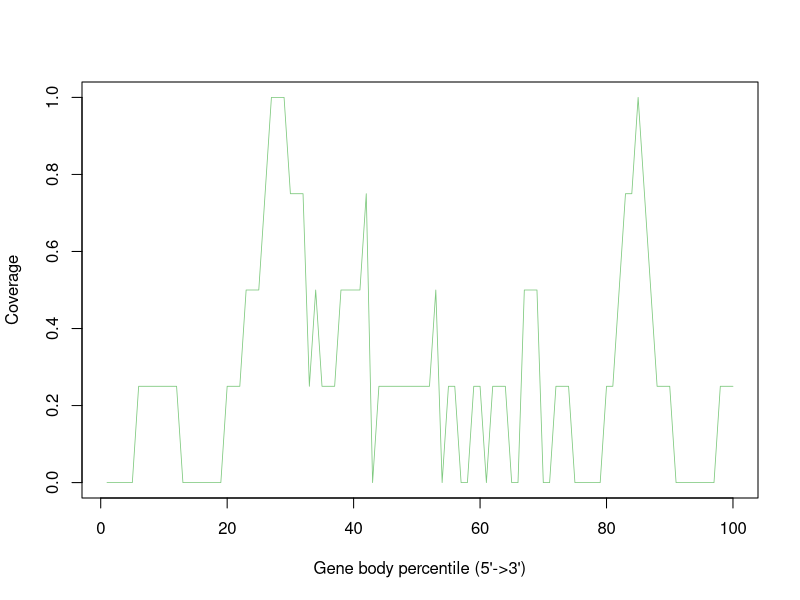

R code for this plot:
Mmus_C57_6J_LVR_GC_I_Rep2_M32_Aligned.sortedByCoord_sorted.out <- c(0.0,0.0,0.0,0.0,0.0,0.25,0.25,0.25,0.25,0.25,0.25,0.25,0.0,0.0,0.0,0.0,0.0,0.0,0.0,0.25,0.25,0.25,0.5,0.5,0.5,0.75,1.0,1.0,1.0,0.75,0.75,0.75,0.25,0.5,0.25,0.25,0.25,0.5,0.5,0.5,0.5,0.75,0.0,0.25,0.25,0.25,0.25,0.25,0.25,0.25,0.25,0.25,0.5,0.0,0.25,0.25,0.0,0.0,0.25,0.25,0.0,0.25,0.25,0.25,0.0,0.0,0.5,0.5,0.5,0.0,0.0,0.25,0.25,0.25,0.0,0.0,0.0,0.0,0.0,0.25,0.25,0.5,0.75,0.75,1.0,0.75,0.5,0.25,0.25,0.25,0.0,0.0,0.0,0.0,0.0,0.0,0.0,0.25,0.25,0.25)


pdf("Mmus_C57-6J_LVR_GC_I_Rep2_M32.geneBodyCoverage.curves.pdf")
x=1:100
icolor = colorRampPalette(c("#7fc97f","#beaed4","#fdc086","#ffff99","#386cb0","#f0027f"))(1)
plot(x,Mmus_C57_6J_LVR_GC_I_Rep2_M32_Aligned.sortedByCoord_sorted.out,type='l',xlab="Gene body percentile (5'->3')", ylab="Coverage",lwd=0.8,col=icolor[1])
dev.off()
